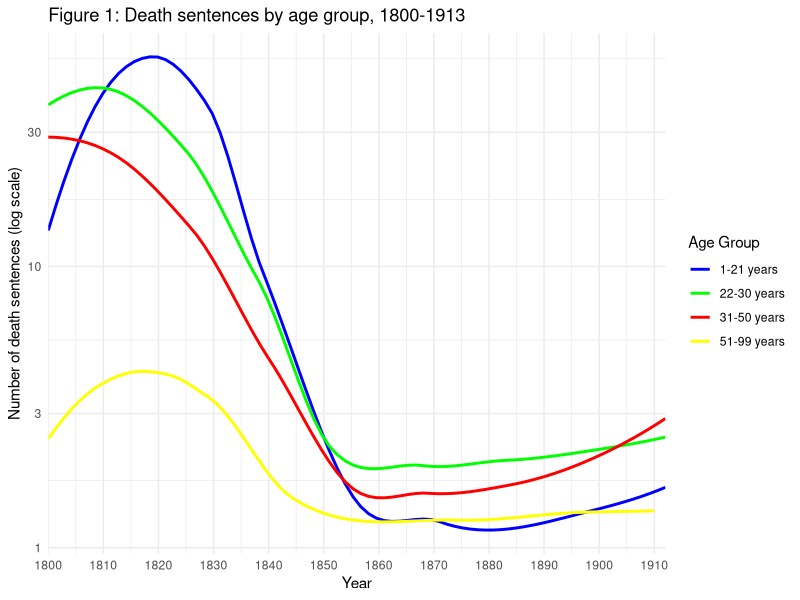
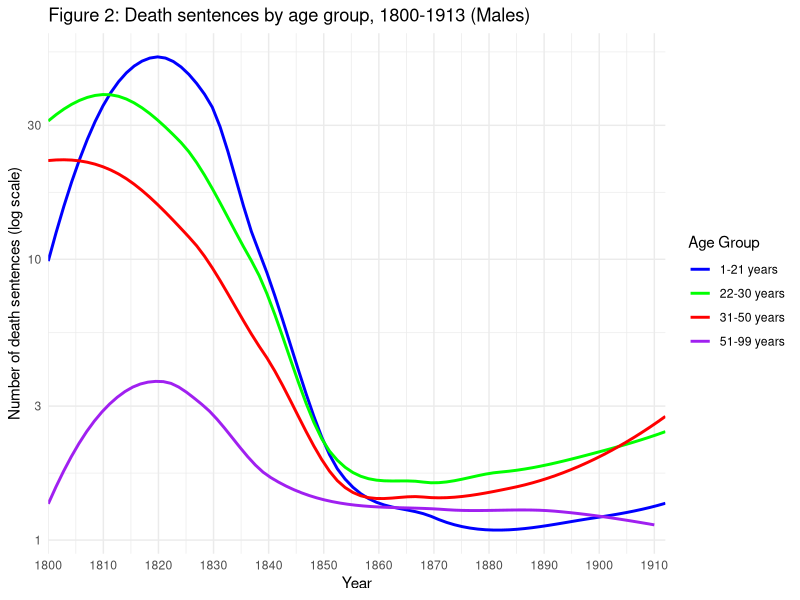
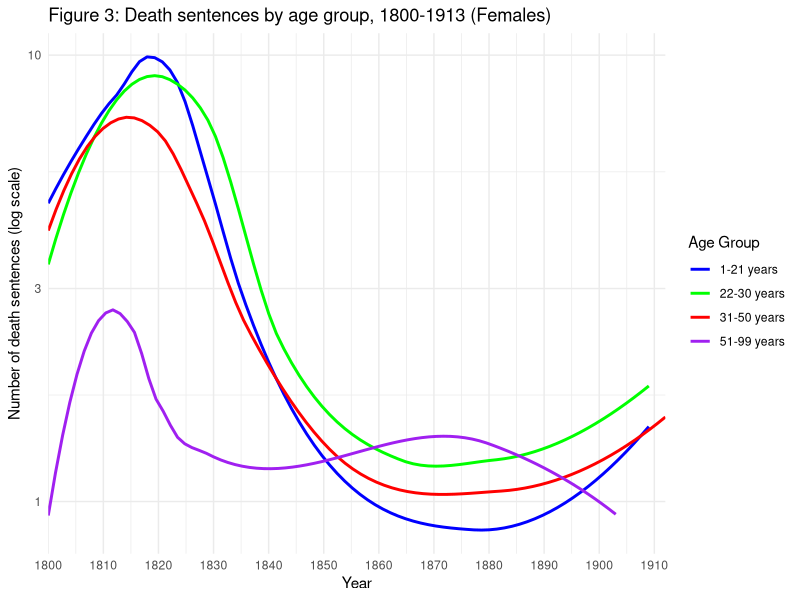
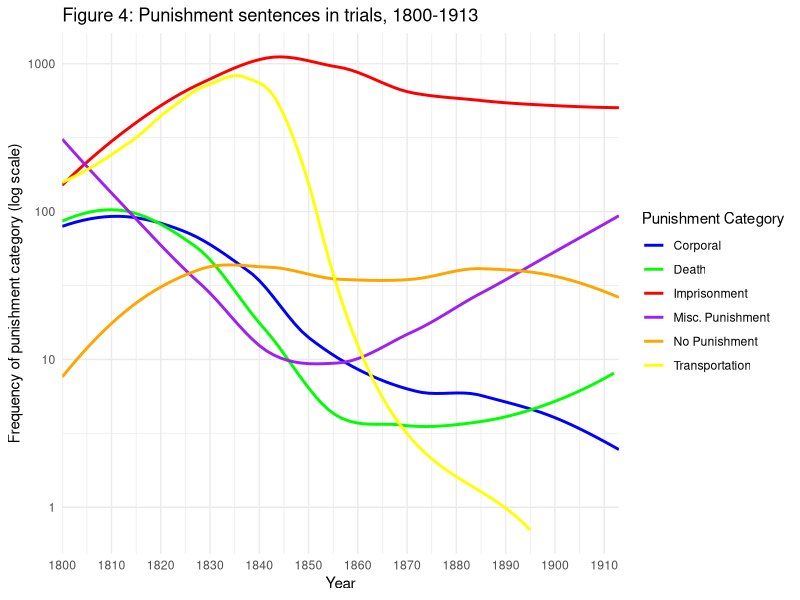
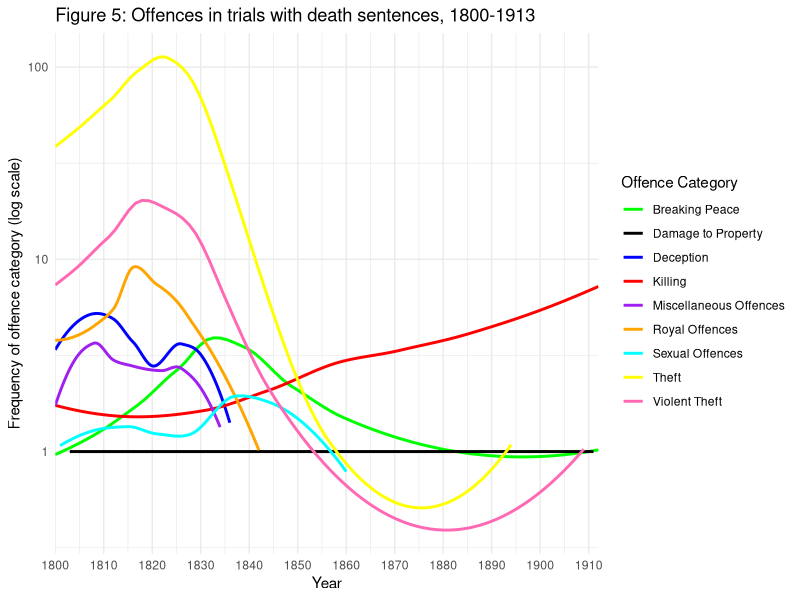
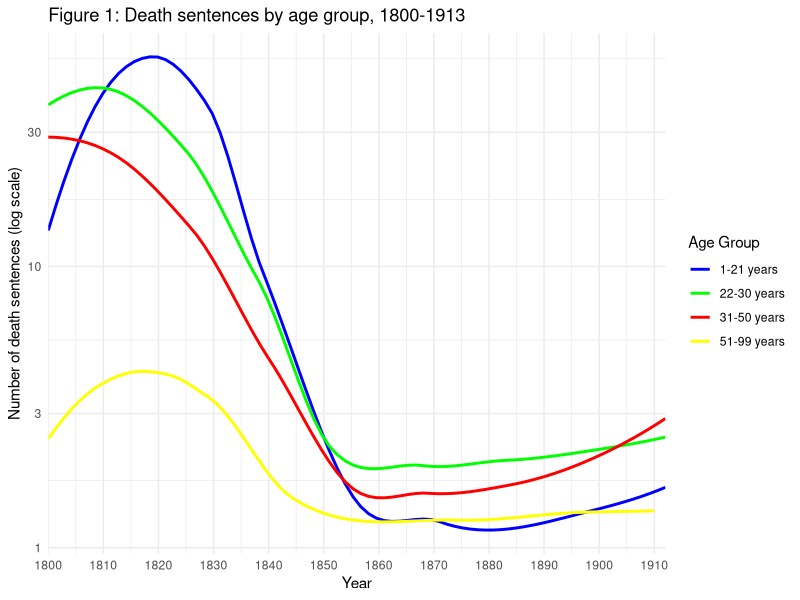
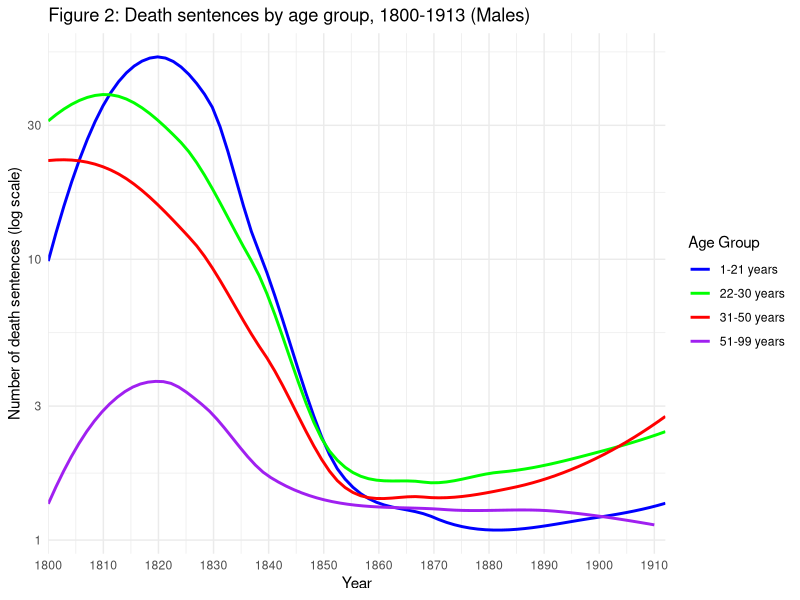
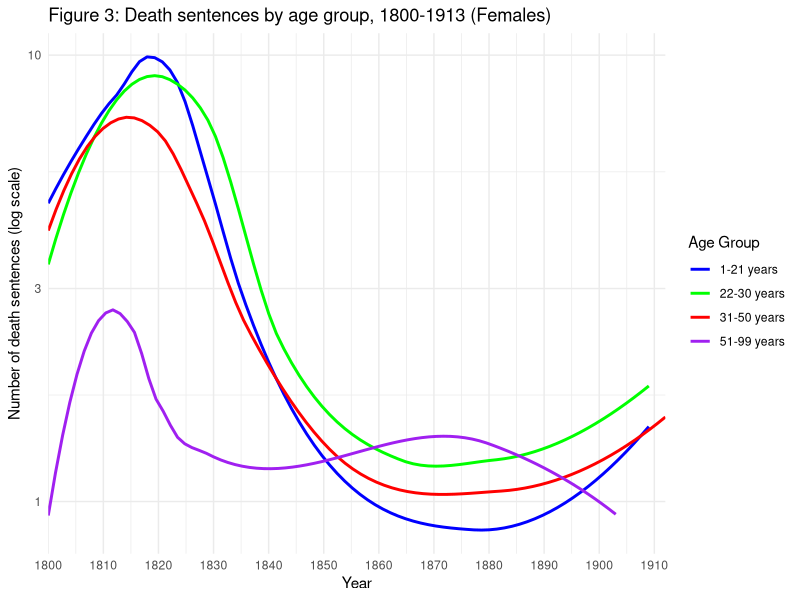

Recreate these plots in R, in order.
## ---- chunk 1
knitr::opts_chunk$set(echo = TRUE, warning = FALSE, message = FALSE)

library(tidyverse)


## ---- chunk 2

## 1800-1913 all genders

df_ages_years_all <- read_csv("data/finalproject1800-1913-all.csv") #Reading the data-sheet
df_ages_years_all <- df_ages_years_all %>% rename(year = key) #Renaming "key" value to year.
df_ages_years_all <- filter(df_ages_years_all, year >= 1800) #Removing years before 1800

df_ages_years_all <- df_ages_years_all %>%  #Creating four age-groups
  mutate(age_group_1_21 = `1` + `2` + `3` + `4` + `5` + `6` + `7` + `8` + `9` + `10` + `11` + `12` + `13` + `14` + `15` + `16` + `17` + `18` + `19` + `20` + `21`) %>% 
  mutate(age_group_22_30 = `22` + `23` + `24` + `25` + `26` + `27` + `28` + `29` + `30`) %>% 
  mutate(age_group_31_50 =  `31` + `32` + `33` + `34` + `35` + `36` + `37` + `38` + `39` + `40` + `41` + `42` + `43` + `44` + `45` + `46` + `48` + `49` + `50`) %>% 
  mutate(age_group_51_99 = rowSums(df_ages_years_all[, 53:101]))
df_ages_years_all <- df_ages_years_all[, c("year", "doc_count", "age_group_1_21", "age_group_22_30", "age_group_31_50", "age_group_51_99")]


## 1800-1913 men
df_men <- read_csv("data/finalproject1800-1913-men.csv")
df_men <- df_men %>% rename(year = key)
df_men <- filter(df_men, year >= 1800)

df_men <- df_men %>%
  mutate(age_group_1_21 = `1` + `2` + `3` + `4` + `5` + `6` + `7` + `8` + `9` + `10` + `11` + `12` + `13` + `14` + `15` + `16` + `17` + `18` + `19` + `20` + `21`) %>% 
  mutate(age_group_22_30 = `22` + `23` + `24` + `25` + `26` + `27` + `28` + `29` + `30`) %>% 
  mutate(age_group_31_50 =  `31` + `32` + `33` + `34` + `35` + `36` + `37` + `38` + `39` + `40` + `41` + `42` + `43` + `44` + `45` + `46` + `48` + `49` + `50`) %>% 
  mutate(age_group_51_99 = rowSums(df_men[, 53:101]))
df_men <- df_men[, c("year", "doc_count", "age_group_1_21", "age_group_22_30", "age_group_31_50", "age_group_51_99")]

## 1800-1913 women
df_women <- read_csv("data/finalproject1800-1913-women.csv")
df_women <- df_women %>% rename(year = key)
df_women <- filter(df_women, year >= 1800)

df_women <- df_women %>%
  mutate(age_group_1_21 = `1` + `2` + `3` + `4` + `5` + `6` + `7` + `8` + `9` + `10` + `11` + `12` + `13` + `14` + `15` + `16` + `17` + `18` + `19` + `20` + `21`) %>% 
  mutate(age_group_22_30 = `22` + `23` + `24` + `25` + `26` + `27` + `28` + `29` + `30`) %>% 
  mutate(age_group_31_50 =  `31` + `32` + `33` + `34` + `35` + `36` + `37` + `38` + `39` + `40` + `41` + `42` + `43` + `44` + `45` + `46` + `48` + `49` + `50`) %>% 
  mutate(age_group_51_99 = rowSums(df_women[, 53:101]))
df_women <- df_women[, c("year", "doc_count", "age_group_1_21", "age_group_22_30", "age_group_31_50", "age_group_51_99")]

## Punishment categories
df_punish <- read.csv("data/finalproject1800-1913prisontransportingdeath.csv")
df_punish <- df_punish %>% rename(year = key)
df_punish <- filter(df_punish, year >= 1800)

## Offence categories
df_offence <- read.csv("data/finalproject1800-1913-offencecategory.csv")
df_offence <- df_offence %>% rename(year = key)
df_offence <- filter(df_offence, year >= 1800)

## ---- chunk 3


dfplot_ages_years_all <- select(df_ages_years_all, year, age_group_1_21, age_group_22_30, age_group_31_50, age_group_51_99)
dfplot_ages_years_all <- pivot_longer(dfplot_ages_years_all, cols = -year, names_to = "age_group", values_to = "executions")

ggplot(dfplot_ages_years_all, aes(x = year, y = executions, color = age_group)) +
  geom_smooth(se = FALSE, method = "loess", linewidth = 1.0) +
  scale_y_log10() +
  ggtitle("Figure 1: Death sentences by age group, 1800-1913") +
  xlab("Year") +
  ylab("Number of death sentences (log scale)") +
  scale_x_continuous(breaks = seq(1800, 1913, by = 10), expand = c(0, 0)) +
  theme_minimal() +
  scale_color_manual(values = c("age_group_1_21" = "blue", "age_group_22_30" = "green", "age_group_31_50" = "red", "age_group_51_99" = "yellow"), labels = c("1-21 years", "22-30 years", "31-50 years", "51-99 years")) +
  labs(color = "Age Group")

ggsave(filename = "figures/fig1_executions_by_age_group_all.png", width = 10, height = 6)


## ---- chunk 4


dfplot_men <- select(df_men, year, age_group_1_21, age_group_22_30, age_group_31_50, age_group_51_99)
dfplot_men <- pivot_longer(dfplot_men, cols = -year, names_to = "age_group", values_to = "executions")

ggplot(dfplot_men, aes(x = year, y = executions, color = age_group)) +
  geom_smooth(se = FALSE, method = "loess", linewidth = 1.0) +
  scale_y_log10() +
  ggtitle("Figure 2: Death sentences by age group, 1800-1913 (Males)") +
  xlab("Year") +
  ylab("Number of death sentences (log scale)") +
  scale_x_continuous(breaks = seq(1800, 1913, by = 10), expand = c(0, 0)) +
  theme_minimal() +
  scale_color_manual(values = c("age_group_1_21" = "blue", "age_group_22_30" = "green", "age_group_31_50" = "red", "age_group_51_99" = "purple"), labels = c("1-21 years", "22-30 years", "31-50 years", "51-99 years")) +
  labs(color = "Age Group")

ggsave(filename = "figures/fig2_executions_by_age_group_men.png", width = 10, height = 6)



## ---- chunk 5


dfplot_women <- select(df_women, year, age_group_1_21, age_group_22_30, age_group_31_50, age_group_51_99)
dfplot_women <- pivot_longer(dfplot_women, cols = -year, names_to = "age_group", values_to = "executions")

ggplot(dfplot_women, aes(x = year, y = executions, color = age_group)) +
  geom_smooth(se = FALSE, method = "loess", linewidth = 1.0) +
  scale_y_log10() +
  ggtitle("Figure 3: Death sentences by age group, 1800-1913 (Females)") +
  xlab("Year") +
  ylab("Number of death sentences (log scale)") +
  scale_x_continuous(breaks = seq(1800, 1913, by = 10), expand = c(0, 0)) +
  theme_minimal() +
  scale_color_manual(values = c("age_group_1_21" = "blue", "age_group_22_30" = "green", "age_group_31_50" = "red", "age_group_51_99" = "purple"), labels = c("1-21 years", "22-30 years", "31-50 years", "51-99 years")) +
  labs(color = "Age Group")

ggsave(filename = "figures/fig3_executions_by_age_group_women.png", width = 10, height = 6)



## ---- chunk 6

dfplot_punish <- select(df_punish, year, death, corporal, imprison, miscPunish, noPunish, transport)
dfplot_punish <- pivot_longer(dfplot_punish, cols = -year, names_to = "punish_type", values_to = "punish_amount")


ggplot(dfplot_punish, aes(x = year, y = punish_amount, color = punish_type)) +
  geom_smooth(se = FALSE, method = "loess", linewidth = 1.0) +
  scale_y_log10() +
  ggtitle("Figure 4: Punishment sentences in trials, 1800-1913") +
  xlab("Year") +
  ylab("Frequency of punishment category (log scale)") +
  scale_x_continuous(breaks = seq(1800, 1913, by = 10), expand = c(0, 0)) +
  theme_minimal() +
  scale_color_manual(
  values = c("death" = "green", "corporal" = "blue", "imprison" = "red", "miscPunish" = "purple", "noPunish" = "orange", "transport" = "yellow"),
  labels = c("death" = "Death", "corporal" = "Corporal", "imprison" = "Imprisonment", "miscPunish" = "Misc. Punishment", "noPunish" = "No Punishment", "transport" = "Transportation")) +
  labs(color = "Punishment Category")

ggsave(filename = "figures/fig4_punishment_types.png", width = 10, height = 6)


## ---- chunk 7


dfplot_offence <- select(df_offence, year, breakingPeace, deception, kill, miscellaneous, royalOffences, theft, violentTheft, sexual, damage,)
dfplot_offence <- pivot_longer(dfplot_offence, cols = -year, names_to = "offence_category", values_to = "offence_amount")

ggplot(dfplot_offence, aes(x = year, y = offence_amount, color = offence_category)) +
  geom_smooth(se = FALSE, method = "loess", linewidth = 1.0) +
  scale_y_log10() +
  ggtitle("Figure 5: Offences in trials with death sentences, 1800-1913") +
  xlab("Year") +
  ylab("Frequency of offence category (log scale)") +
  scale_x_continuous(breaks = seq(1800, 1913, by = 10), expand = c(0, 0)) +
  theme_minimal() +
  scale_color_manual(
  values = c("breakingPeace" = "green", "deception" = "blue", "kill" = "red", "miscellaneous" = "purple", "royalOffences" = "orange", "theft" = "yellow", "violentTheft" = "hotpink", "sexual" = "cyan", "damage" = "black"),
  labels = c("breakingPeace" = "Breaking Peace", "deception" = "Deception", "kill" = "Killing", "miscellaneous" = "Miscellaneous Offences", "royalOffences" = "Royal Offences", "theft" = "Theft", "violentTheft" = "Violent Theft", "sexual" = "Sexual Offences", "damage" = "Damage to Property")) +
  labs(color = "Offence Category")

ggsave(filename = "figures/fig5_offences_committed.png", width = 10, height = 6)
